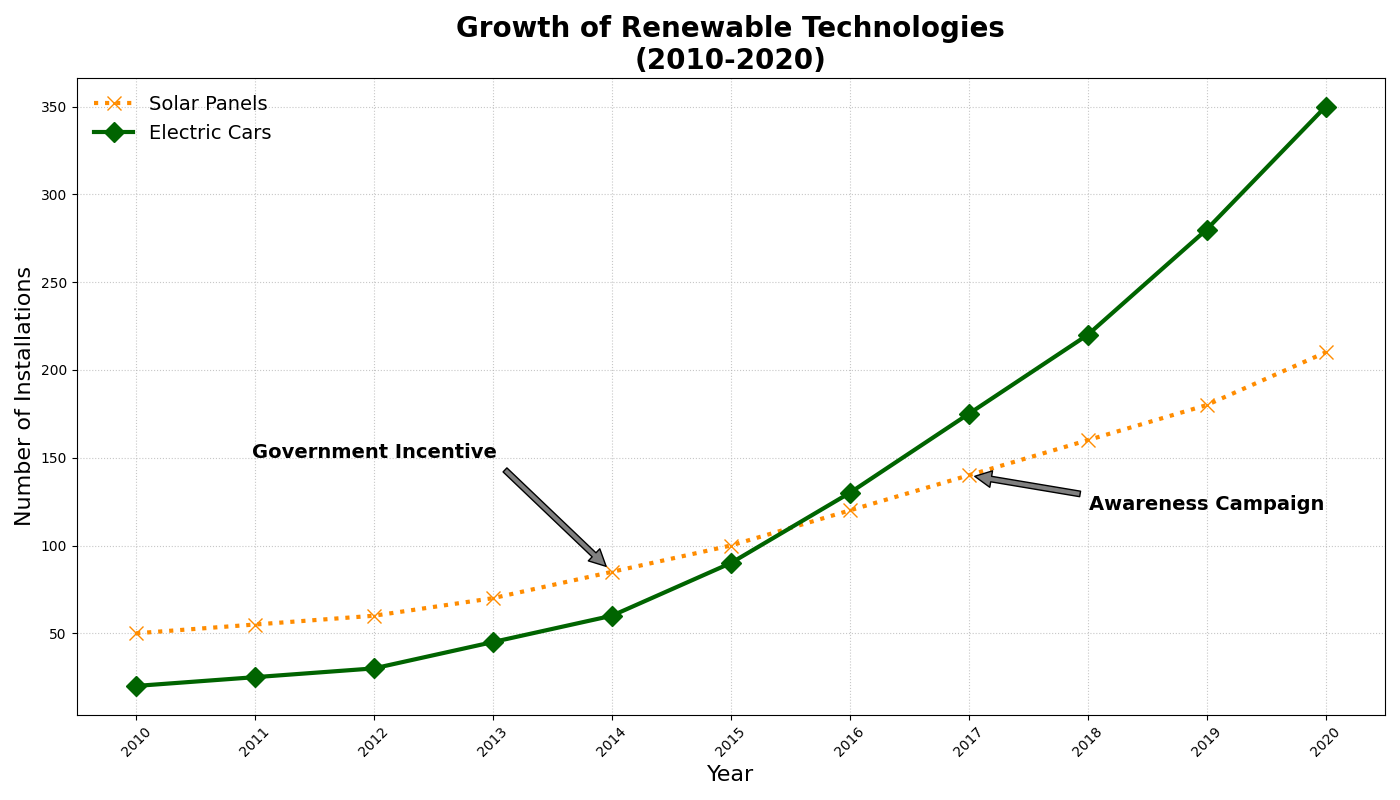

Source code (Python):
import matplotlib.pyplot as plt
import numpy as np

years = np.arange(2010, 2021)

solar_panels = [50, 55, 60, 70, 85, 100, 120, 140, 160, 180, 210]
electric_cars = [20, 25, 30, 45, 60, 90, 130, 175, 220, 280, 350]

fig, ax = plt.subplots(figsize=(14, 8))

ax.plot(years, solar_panels, marker='x', linestyle=':', color='darkorange', linewidth=3, markersize=10, label='Solar Panels')
ax.plot(years, electric_cars, marker='D', linestyle='-', color='darkgreen', linewidth=3, markersize=10, label='Electric Cars')

ax.grid(True, linestyle=':', linewidth=0.8, alpha=0.7)

ax.set_title('Growth of Renewable Technologies\n(2010-2020)', fontsize=20, fontweight='bold')
ax.set_xlabel('Year', fontsize=16)
ax.set_ylabel('Number of Installations', fontsize=16)
ax.legend(loc='upper left', fontsize=14, frameon=False)

ax.annotate('Government Incentive', xy=(2014, 85), xytext=(2012, 150),
            arrowprops=dict(facecolor='grey', shrink=0.05),
            fontsize=14, ha='center', fontweight='bold')
ax.annotate('Awareness Campaign', xy=(2017, 140), xytext=(2019, 120),
            arrowprops=dict(facecolor='grey', shrink=0.05),
            fontsize=14, ha='center', fontweight='bold')

plt.xticks(years, rotation=45)
plt.tight_layout()
plt.show()
